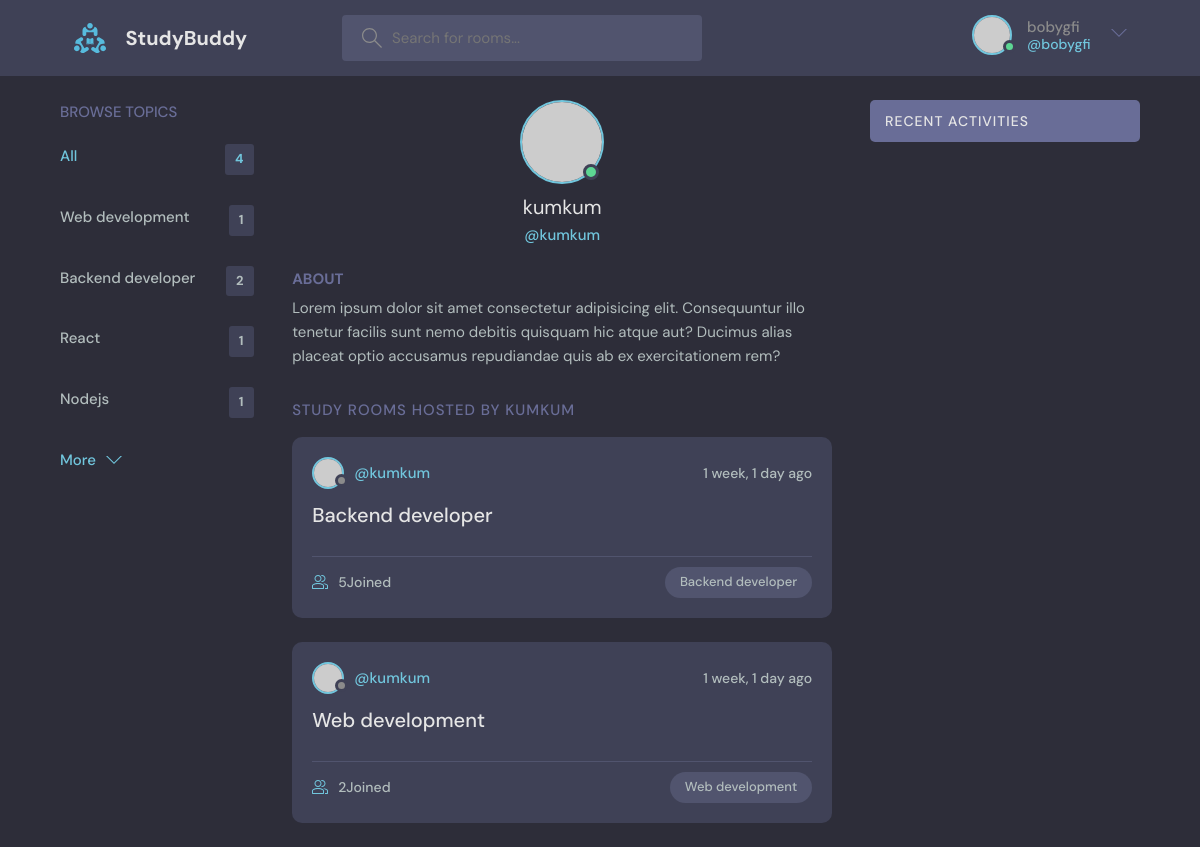
The page /base/profile/1/ (signed in) on the database its author committed.
### base/models.py (models this page shows, shortened)
class Topic(models.Model):
    name=models.CharField(max_length=200)

class Room(models.Model):
    host=models.ForeignKey(User,on_delete=models.SET_NULL,null=True)
    topic=models.ForeignKey(Topic,on_delete=models.SET_NULL,null=True)
    name=models.CharField(max_length=200)
    description=models.TextField(null=True,blank=True)
    participants=models.ManyToManyField(User,related_name='participants',blank=True)
    updated=models.DateTimeField(auto_now=True)
    created=models.DateTimeField(auto_now_add=True)
    class Meta:
        ordering=['-updated','-created']

### base/views.py (the view)
# urls.py: path('profile/<str:pk>/',UserProfile,name='profile'),
def UserProfile(request,pk):
    user=User.objects.get(id=pk)
    rooms=user.room_set.all()
    room_messages=user.message_set.all()
    topics=Topic.objects.all()
    context={'user':user,'rooms':rooms,'room_messages':room_messages,'topics':topics}
    return render(request,'base/profile.html',context)

### templates/base/profile.html (shortened to what this page needs)
{% extends 'main.html' %}
    {% block content %}
  <main class="profile-page layout layout--3">
    <div class="container">
      {% include 'base/topic_component.html' %}
      <div class="roomList">
        <div class="profile">
          <div class="profile__avatar">
            <div class="avatar avatar--large active">
              <img src="https://randomuser.me/api/portraits/men/11.jpg" />
            </div>
          </div>
          <div class="profile__info">
            <h3>{{user.username}}</h3>
            <p>@{{user.username}}</p>
          </div>
          <div class="profile__about">
            <h3>About</h3>
            <p>
              Lorem ipsum dolor sit amet consectetur adipisicing elit. Consequuntur illo tenetur
              facilis sunt nemo debitis quisquam hic atque aut? Ducimus alias placeat optio
              accusamus repudiandae quis ab ex exercitationem rem?
            </p>
          </div>
        </div>
        <div class="roomList__header">
          <div>
            <h2>Study Rooms Hosted by {{user.username}}</a>
            </h2>
          </div>
        </div>
        {% include 'base/feed_component.html' %}
      </div>
      {% include 'base/activity_component.html' %}
    </div>
  </main>
{% endblock content %}

### templates/navbar.html (shortened to what this page needs)
{% load static %}
<header class="header header--loggedIn">
    <div class="container">
      <a href="{% url 'home' %}" class="header__logo">
        <img src="{% static 'images/logo.svg' %}" />
        <h1>StudyBuddy</h1>
      </a>
      <form class="header__search" method="get" action="{% url 'home' %}">
        <label>
          <input name="q" placeholder="Search for rooms..." />
        </label>
      </form>
      <nav class="header__menu">
        {% if request.user.is_authenticated %}
        <div class="header__user">
          <a href="{% url 'base:profile' user.id %}">
            <div class="avatar avatar--medium active">
              <img src="https://randomuser.me/api/portraits/men/37.jpg" />
            </div>
            <p>{{request.user.username}}<span>@{{request.user.username}}</span></p>
          </a>
          <button class="dropdown-button">
            <svg version="1.1" xmlns="http://www.w3.org/2000/svg" width="32" height="32" viewBox="0 0 32 32">
              <title>chevron-down</title>
              <path d="M16 21l-13-13h-3l16 16 16-16h-3l-13 13z"></path>
            </svg>
          </button>
        </div>
        {% else %}
        <a href="{% url 'base:login' %}">
          <img src="{% static 'images/avatar.svg' %}" />
          <p>Login</p>
        </a>
        {% endif %}
      </nav>
    </div>
  </header>

### templates/base/topic_component.html
<div class="topics">
    <div class="topics__header">
        <h2>Browse Topics</h2>
    </div>
    <ul class="topics__list">
        <li>
            <a href="{% url 'home' %}" class="active">All <span>{{topics.count}}</span></a>
        </li>
        {% for topic in topics %}
        <li>
            <a href="{% url 'home' %}?q={{topic.name}}">{{topic.name}}<span>{{topic.room_set.all.count}}</span></a>
        </li>
        {% endfor %}
    </ul>
    <a class="btn btn--link" href="{% url 'home' %}">
        More
        <svg version="1.1" xmlns="http://www.w3.org/2000/svg" width="32" height="32" viewBox="0 0 32 32">
            <title>chevron-down</title>
            <path d="M16 21l-13-13h-3l16 16 16-16h-3l-13 13z"></path>
        </svg>
    </a>
</div>

### templates/base/feed_component.html (shortened to what this page needs)
{% for room in rooms %}
<div class="roomListRoom">
    <div class="roomListRoom__header">
      <a href="{% url 'base:profile' room.host.id %}" class="roomListRoom__author">
        <div class="avatar avatar--small">
          <img src="https://randomuser.me/api/portraits/women/11.jpg" />
        </div>
        <span>@{{room.host.username}}</span>
      </a>
      <div class="roomListRoom__actions">
        <span>{{room.created|timesince}} ago</span>
      </div>
    </div>
    <div class="roomListRoom__content">
      <a href="{% url 'base:rooms' room.id %}">{{room.name}}</a>
    </div>
    <div class="roomListRoom__meta">
      <a href="{% url 'base:rooms' room.id %}" class="roomListRoom__joined">
       {{room.participants.all.count}}Joined
      </a>
      <p class="roomListRoom__topic">{{room.topic.name}}</p>
    </div>
  </div>
{% endfor %}

### rows shown on the page
Topic: name "Web development", room_set.all.count "1"
Topic: name "Backend developer", room_set.all.count "2"
Topic: name "React", room_set.all.count "1"
Topic: name "Nodejs", room_set.all.count "1"
Room: host.username "kumkum", created "1 week, 1 day", name "Backend developer", participants.all.count "5", topic.name "Backend developer"
Room: host.username "kumkum", created "1 week, 1 day", name "Web development", participants.all.count "2", topic.name "Web development"

### other values the page prints
{{ request.user.username }} "bobygfi"
{{ topics.count }} "4"
{{ user.username }} "kumkum"
{{ user.username }} "KUMKUM"
